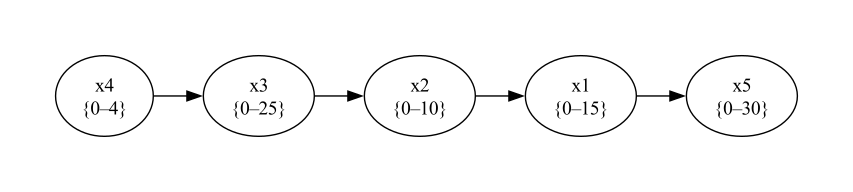

The Python source for this figure:
from graphviz import Digraph

g = Digraph(format='pdf')
g.attr(rankdir='LR', fontname='Helvetica', fontsize='10')

g.node('x4', 'x4\n{0‒4}')
g.node('x3', 'x3\n{0‒25}')
g.node('x2', 'x2\n{0‒10}')
g.node('x1', 'x1\n{0‒15}')
g.node('x5', 'x5\n{0‒30}')

g.edge('x4', 'x3'); g.edge('x3', 'x2'); g.edge('x2', 'x1'); g.edge('x1', 'x5')
g.render('ac3_tree')      # crea ac3_tree.pdf y ac3_tree.png
